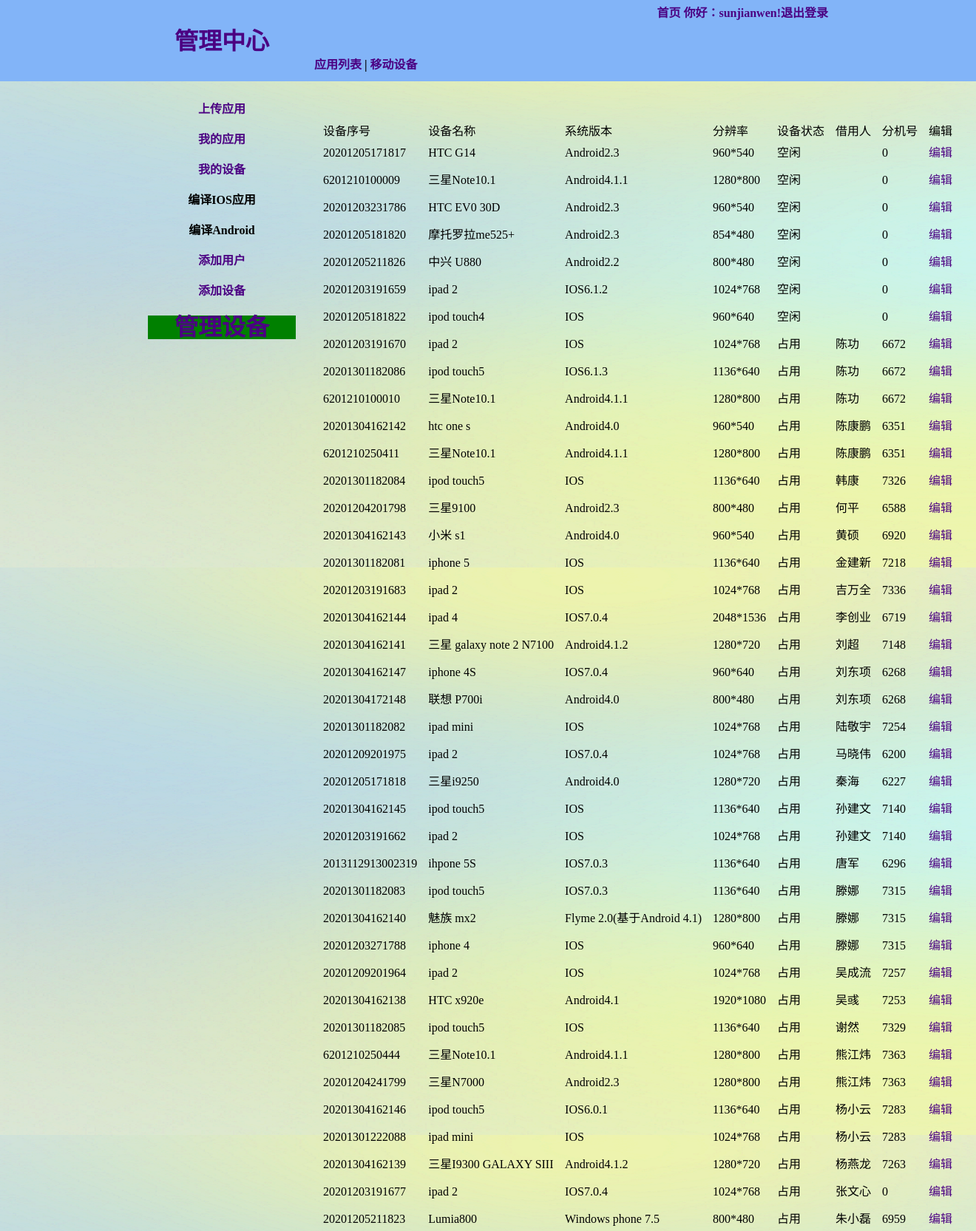
Page /device/device_manage.php (signed in) on the committed database.
### tables this page shows
CREATE TABLE `new_mob_device` (
  `id` bigint(255) NOT NULL AUTO_INCREMENT,
  `dev_type` int(10) NOT NULL DEFAULT '0' COMMENT '设备类型：1 设备 2 配件',
  `dev_id` bigint(50) DEFAULT NULL COMMENT '设备编码',
  `dev_name` varchar(255) DEFAULT NULL,
  `dev_version` varchar(255) DEFAULT NULL COMMENT '设备系统版本',
  `pixel` varchar(255) DEFAULT NULL COMMENT '设备-分辨率',
  `stat` int(10) DEFAULT NULL COMMENT '设备状态：1 空闲 2 占用 3 禁用',
  `holder` varchar(100) DEFAULT NULL COMMENT '借用人',
  `job_id` int(15) DEFAULT NULL COMMENT '工号',
  `cn_name` varchar(100) DEFAULT NULL COMMENT '中文名称',
  `use_time` datetime DEFAULT NULL COMMENT '借用时间',
  `comments` varchar(255) DEFAULT NULL COMMENT '备注',
  `add_time` datetime DEFAULT NULL COMMENT '添加时间',
  PRIMARY KEY (`id`)
);

### device/device_manage.php (the view, shortened to what this page needs)
<?php
include('../conn_mysql.php');
?>
<html>
<head>
    <link href="../css/membercenter.css" rel="stylesheet" type="text/css" />
</head>
<body id="bd"   >
<div id="index">
    <div id="title" >
        <div id="logo"><a href="../member/membercenter.php">管理中心</a> </div>
        <div id="top">
            <a id="top1" href="../index.php">首页</a>
            <a id="top2" href="../logout.php">你好：<?php echo $_SESSION['UserName'];  ?>!退出登录</a>
        </div>
        <div id="gtitle">
            <a  href="../member/applist.php">应用列表</a>&nbsp;|&nbsp;<a  href="./mobdevice.php">移动设备</a>
        </div>
    </div>
    <div id="list">
        <div id="listdet" class="detail">
            <div  class="detail"><a href="../member/myapp.php" >上传应用</a></div>
            <div  class="detail"><a href="../member/delapp.php" >我的应用</a></div>
            <div  class="detail"><a href="./mydevice.php" >我的设备</a></div>
            <div  class="detail">编译IOS应用</div>
            <div  class="detail">编译Android</div>
            <?php
            $query="select * from new_user_info where user_name='{$_SESSION['UserName']}' and password='{$_SESSION['Password']}' and power=3 ";
            @ $result1=mysqli_query($conn,$query);
            @ $row=mysqli_fetch_array($result1);
            if($row){
                echo ' <div   class="detail"><a href="../member/adduser.php">添加用户<a/></div>';
                echo '<div   class="detail"><a href="./add_device.php">添加设备<a/></div>';
                echo '<div id="add_app"  class="detail"><a href="">管理设备<a/></div>';
            }
            ?>
        </div>
    </div>
    <div id="main">
        <div id="content">
            <table  id="dw"  border="2" >
                <tr>
                    <th>设备序号</th>
                    <th>设备名称</th>
                    <th>系统版本</th>
                    <th>分辨率</th>
                    <th>设备状态</th>
                    <th>借用人</th>
                    <th>分机号</th>
                    <th>编辑</th>
                </tr>
                <?php
                include('../conn_mysql.php');
                mysqli_query($conn,"set names utf8");
                $sql="select * from new_mob_device where stat in (1,2) ORDER BY stat asc,holder asc  ";
                $result1=mysqli_query($conn,$sql);
                while($row = mysqli_fetch_array($result1)){
                    if($row[stat]==1){
                        $stat="空闲";
                    }else{
                        $stat="占用";
                    }
                    ?>
                    <tr>
                        <td style="line-height:200%" ><?php echo $row[dev_id]; ?></td>
                        <td style="line-height:200%" ><?php echo $row[dev_name]; ?></td>
                        <td style="line-height:200%" ><?php echo $row[dev_version]; ?></td>
                         <td style="line-height:200%" ><?php echo $row[pixel]; ?></td>
                        <td style="line-height:200%" ><?php echo $stat; ?></td>
                        <td style="line-height:200%" ><?php echo $row[cn_name]; ?></td>
                        <td style="line-height:200%" ><?php echo $row[job_id]; ?></td>
                        <td style="line-height:200%" ><a href="./device_edit.php?id=<?php echo $row[id]; ?>">编辑</a> </td>
                    </tr>
                    <?php
                }
                ?>
            </table>
        </div>
    </div>
</div>
</body>
</html>

### css/membercenter.css (style rules this page uses)
html, body, div, span, applet, object, iframe, h1, h2, h3, h4, h5, h6, p, blockquote, pre, a, abbr, acronym, address, big, cite, code, del, dfn, em, img, ins, kbd, q, s, samp, small, strike, strong, sub, sup, tt, var, b, u, i, center, dl, dt, dd, ol, ul, li, fieldset, form, label, legend, table, caption, tbody, tfoot, thead, tr, th, td, article, aside, canvas, details, embed, figure, figcaption, footer, header, hgroup, menu, nav, output, ruby, section, summary, time, mark, audio, video { margin: 0; padding: 0; border: 0; font-size: 100%; font: inherit; vertical-align: baseline; }
body { line-height: 1; background-image: url("../pic/3.png"); }
table ,td,th { border-collapse: collapse; border-spacing: 0; margin: auto auto; text-align: left; padding-top: 5px; padding-left: 15px; }
a { text-decoration: none; color:#4b0082; }
#index { margin: auto auto; }
#title { background-color:#82b4f8; font-weight:bold ; overflow:hidden; }
#logo { margin-top: 15px; margin-left: 200px; padding-top: 25px; width: 200px; height: 70px; font-weight:bold ; font-size: 200%; float: left; text-align: center; }
#top { float: right; padding-top: 10px; margin-right: 200px; margin-bottom: 20px; width: 600px; height: 20px; text-align: right; }
#gtitle { float: left; width: 600px; height: 25px; margin-top: 20px; margin-left: 25px; padding-top: 10px; }
#list { float: left; margin-top: 5px; margin-left: 200px; width: 200px; height: 600px; font-weight: bold; }
.detail { text-align: center; margin-top: 25px; }
#main { margin-top: -600px; margin-left: 400px; width: 910px; height: 600px; float: left; padding-top: 50px; }
#add_app { font-size: 200%; background-color: green; }

### rows in the picture
new_mob_device: dev "20201205171817", dev_name "HTC G14", dev_version "Android2.3", pixel "960*540", stat "空闲", job "0"
new_mob_device: dev "6201210100009", dev_name "三星Note10.1", dev_version "Android4.1.1", pixel "1280*800", stat "空闲", job "0"
new_mob_device: dev "20201203231786", dev_name "HTC EV0 30D", dev_version "Android2.3", pixel "960*540", stat "空闲", job "0"
new_mob_device: dev "20201205181820", dev_name "摩托罗拉me525+", dev_version "Android2.3", pixel "854*480", stat "空闲", job "0"
new_mob_device: dev "20201205211826", dev_name "中兴 U880", dev_version "Android2.2", pixel "800*480", stat "空闲", job "0"
new_mob_device: dev "20201203191659", dev_name "ipad 2", dev_version "IOS6.1.2", pixel "1024*768", stat "空闲", job "0"
new_mob_device: dev "20201205181822", dev_name "ipod touch4", dev_version "IOS", pixel "960*640", stat "空闲", job "0"
new_mob_device: dev "20201203191670", dev_name "ipad 2", dev_version "IOS", pixel "1024*768", stat "占用", cn_name "陈功", job "6672"
new_mob_device: dev "20201301182086", dev_name "ipod touch5", dev_version "IOS6.1.3", pixel "1136*640", stat "占用", cn_name "陈功", job "6672"
new_mob_device: dev "6201210100010", dev_name "三星Note10.1", dev_version "Android4.1.1", pixel "1280*800", stat "占用", cn_name "陈功", job "6672"
new_mob_device: dev "20201304162142", dev_name "htc one s", dev_version "Android4.0", pixel "960*540", stat "占用", cn_name "陈康鹏", job "6351"
new_mob_device: dev "6201210250411", dev_name "三星Note10.1", dev_version "Android4.1.1", pixel "1280*800", stat "占用", cn_name "陈康鹏", job "6351"
new_mob_device: dev "20201301182084", dev_name "ipod touch5", dev_version "IOS", pixel "1136*640", stat "占用", cn_name "韩康", job "7326"
new_mob_device: dev "20201204201798", dev_name "三星9100", dev_version "Android2.3", pixel "800*480", stat "占用", cn_name "何平", job "6588"
new_mob_device: dev "20201304162143", dev_name "小米 s1", dev_version "Android4.0", pixel "960*540", stat "占用", cn_name "黄硕", job "6920"
new_mob_device: dev "20201301182081", dev_name "iphone 5", dev_version "IOS", pixel "1136*640", stat "占用", cn_name "金建新", job "7218"
new_mob_device: dev "20201203191683", dev_name "ipad 2", dev_version "IOS", pixel "1024*768", stat "占用", cn_name "吉万全", job "7336"
new_mob_device: dev "20201304162144", dev_name "ipad 4", dev_version "IOS7.0.4", pixel "2048*1536", stat "占用", cn_name "李创业", job "6719"
new_mob_device: dev "20201304162141", dev_name "三星 galaxy note 2 N7100", dev_version "Android4.1.2", pixel "1280*720", stat "占用", cn_name "刘超", job "7148"
new_mob_device: dev "20201304162147", dev_name "iphone 4S", dev_version "IOS7.0.4", pixel "960*640", stat "占用", cn_name "刘东项", job "6268"
new_mob_device: dev "20201304172148", dev_name "联想 P700i", dev_version "Android4.0", pixel "800*480", stat "占用", cn_name "刘东项", job "6268"
new_mob_device: dev "20201301182082", dev_name "ipad mini", dev_version "IOS", pixel "1024*768", stat "占用", cn_name "陆敬宇", job "7254"
new_mob_device: dev "20201209201975", dev_name "ipad 2", dev_version "IOS7.0.4", pixel "1024*768", stat "占用", cn_name "马晓伟", job "6200"
new_mob_device: dev "20201205171818", dev_name "三星i9250", dev_version "Android4.0", pixel "1280*720", stat "占用", cn_name "秦海", job "6227"
new_mob_device: dev "20201304162145", dev_name "ipod touch5", dev_version "IOS", pixel "1136*640", stat "占用", cn_name "孙建文", job "7140"
new_mob_device: dev "20201203191662", dev_name "ipad 2", dev_version "IOS", pixel "1024*768", stat "占用", cn_name "孙建文", job "7140"
new_mob_device: dev "2013112913002319", dev_name "ihpone 5S", dev_version "IOS7.0.3", pixel "1136*640", stat "占用", cn_name "唐军", job "6296"
new_mob_device: dev "20201301182083", dev_name "ipod touch5", dev_version "IOS7.0.3", pixel "1136*640", stat "占用", cn_name "滕娜", job "7315"
new_mob_device: dev "20201304162140", dev_name "魅族 mx2", dev_version "Flyme 2.0(基于Android 4.1)", pixel "1280*800", stat "占用", cn_name "滕娜", job "7315"
new_mob_device: dev "20201203271788", dev_name "iphone 4", dev_version "IOS", pixel "960*640", stat "占用", cn_name "滕娜", job "7315"
new_mob_device: dev "20201209201964", dev_name "ipad 2", dev_version "IOS", pixel "1024*768", stat "占用", cn_name "吴成流", job "7257"
new_mob_device: dev "20201304162138", dev_name "HTC x920e", dev_version "Android4.1", pixel "1920*1080", stat "占用", cn_name "吴彧", job "7253"
new_mob_device: dev "20201301182085", dev_name "ipod touch5", dev_version "IOS", pixel "1136*640", stat "占用", cn_name "谢然", job "7329"
new_mob_device: dev "6201210250444", dev_name "三星Note10.1", dev_version "Android4.1.1", pixel "1280*800", stat "占用", cn_name "熊江炜", job "7363"
new_mob_device: dev "20201204241799", dev_name "三星N7000", dev_version "Android2.3", pixel "1280*800", stat "占用", cn_name "熊江炜", job "7363"
new_mob_device: dev "20201304162146", dev_name "ipod touch5", dev_version "IOS6.0.1", pixel "1136*640", stat "占用", cn_name "杨小云", job "7283"
new_mob_device: dev "20201301222088", dev_name "ipad mini", dev_version "IOS", pixel "1024*768", stat "占用", cn_name "杨小云", job "7283"
new_mob_device: dev "20201304162139", dev_name "三星I9300 GALAXY SIII", dev_version "Android4.1.2", pixel "1280*720", stat "占用", cn_name "杨燕龙", job "7263"
new_mob_device: dev "20201203191677", dev_name "ipad 2", dev_version "IOS7.0.4", pixel "1024*768", stat "占用", cn_name "张文心", job "0"
new_mob_device: dev "20201205211823", dev_name "Lumia800", dev_version "Windows phone 7.5", pixel "800*480", stat "占用", cn_name "朱小磊", job "6959"

### other values in the picture
$_SESSION['UserName'] "sunjianwen"
